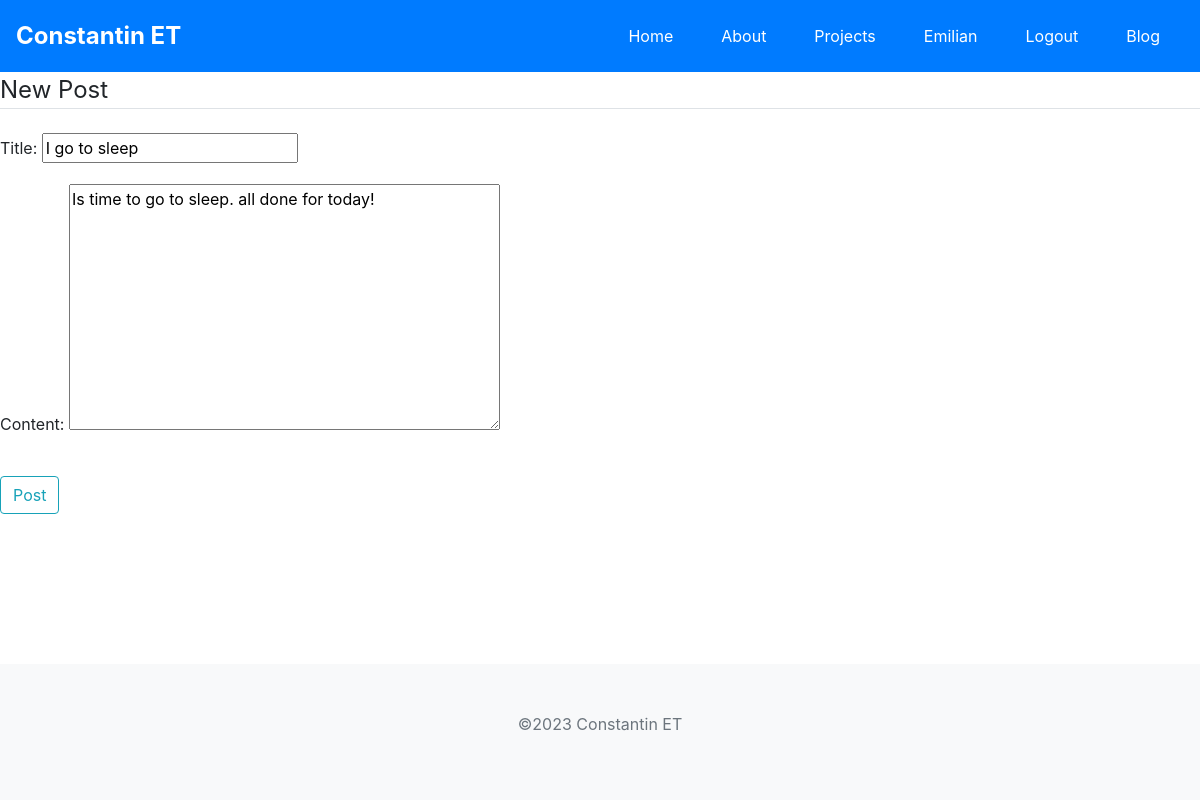
The page /blog/blog/5/update/ (signed in) on the database its author committed.
### blog/models.py (models this page shows, shortened)
class Blog(models.Model):
    author = models.ForeignKey(settings.AUTH_USER_MODEL, on_delete=models.CASCADE)
    title = models.CharField(max_length=200)
    content = models.TextField()
    date_posted = models.DateTimeField(auto_now_add=True)

### portfolio/models.py (models this page shows, shortened)
class Footer(models.Model):
    title = models.CharField(max_length=200)

### blog/views.py (the view, shortened to what this page needs)
# urls.py: path('blog/<int:pk>/update/', BlogUpdateView.as_view(), name='blog-update'),
class BlogUpdateView(LoginRequiredMixin, UserPassesTestMixin, UpdateView):
    model = Blog
    fields = ['title', 'content']
    def test_func(self):
        post = self.get_object()
        if self.request.user == post.author:
            return True
        return False

### portfolio/context_processors.py (called while the page is built)
def footer(request):
    footer = Footer.objects.first()
    return {'footer': footer}

### blog/templates/blog/blog_form.html (shortened to what this page needs)
{% extends "portfolio/base_generic.html" %}
{% load crispy_forms_tags %}
{% block content %}
    <div class="content-section">
        <form method="POST">
            <fieldset class="form-group">
                <legend class="border-bottom mb-4">New Post</legend>
                {{ form.as_p }}
            </fieldset>
            <div class="form-group">
                <button class="btn btn-outline-info" type="submit">Post</button>
            </div>
        </form>
    </div>
{% endblock content %}

### portfolio/templates/portfolio/navbar.html (shortened to what this page needs)
<nav class="navbar navbar-expand-lg">
    <a class="navbar-brand" href="{% url 'home' %}">Constantin ET</a>
    <div class="collapse navbar-collapse">
        <ul class="navbar-nav ml-auto">
            <li class="nav-item">
                <a class="nav-link" href="{% url 'home' %}">Home</a>
            </li>
            <li class="nav-item">
                <a class="nav-link" href="{% url 'about' %}">About</a>
            </li>
            <li class="nav-item">
                <a class="nav-link" href="{% url 'projects' %}">Projects</a>
            </li>
            {% if user.is_authenticated %}
            <li class="nav-item">
                <a class="nav-link" href="{% url 'profile' %}">{{ user.get_username|title }}</a>
            </li>
            <li class="nav-item">
                <a class="nav-link" href="{% url 'logout' %}">Logout</a>
            </li>
            {% endif %}
            <li class="nav-item">
                <a class="nav-link" href="{% url 'blog-home' %}">Blog</a>
            </li>
        </ul>
    </div>
</nav>

### portfolio/templates/portfolio/footer.html
<body class="d-flex flex-column min-vh-100">
    <div class="container mb-auto">
    </div>
    <footer class="footer mt-auto py-3 bg-light text-center">
        <div class="container">
            <p>&copy;{% now "Y" %} {{ footer.title }}</p>
        </div>
    </footer>
</body>

### portfolio/static/css/styles.css (style rules this page uses)
.container { max-width: 900px !important; margin: auto !important; padding: 2rem !important; }
.navbar { background-color: #007bff !important; color: #fff !important; }
.navbar-brand { color: #fff !important; font-size: 1.5rem !important; font-weight: bold !important; }
.navbar-nav { list-style-type: none !important; }
.nav-item { padding: 0.5rem 1rem !important; }
.nav-link { color: #fff !important; }
.footer { background-color: #f8f9fa !important; color: #6c757d !important; }

### rows shown on the page
Blog: title "I go to sleep", content "Is time to go to sleep. all done for today!"
Footer: title "Constantin ET"

### other values the page prints
{{ user.get_username|title }} "Emilian"
